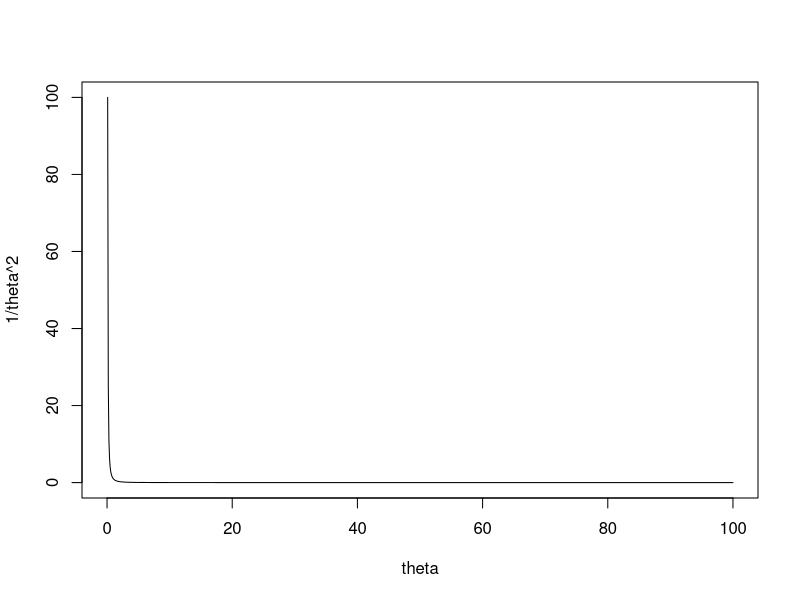

This figure's R source:
## ---- chunk 1
n = 200
y_mean = 2172
mu0 = 1875
sigma0 = 160
sigma1= 200

mun = ((1/sigma0^2)*mu0+(n/sigma1^2)*y_mean)/(1/sigma0^2 +n/sigma1^2)
sigman = 1/(1/sigma0^2 + n/sigma1^2)
mun
sqrt(sigman)
1/sigman
mun-1.96*sqrt(sigman)
mun+1.96*sqrt(sigman)
## ---- chunk 2
theta = seq(0, 100, 0.1)
plot(theta, 1/theta^2, type="l")

